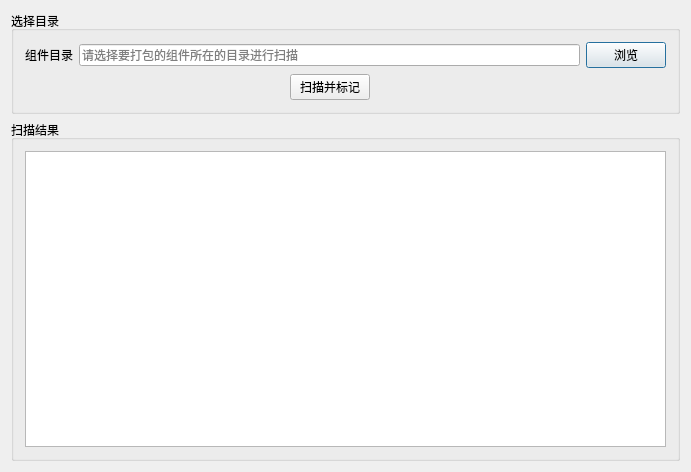
<?xml version="1.0" encoding="UTF-8"?>
<ui version="4.0">
 <class>FTBDialog</class>
 <widget class="QDialog" name="FTBDialog">
  <property name="geometry">
   <rect>
    <x>0</x>
    <y>0</y>
    <width>691</width>
    <height>472</height>
   </rect>
  </property>
  <property name="windowTitle">
   <string>生成文件树</string>
  </property>
  <property name="windowIcon">
   <iconset resource="src.qrc">
    <normaloff>:/pic/icon/LOGO.png</normaloff>:/pic/icon/LOGO.png</iconset>
  </property>
  <layout class="QGridLayout" name="gridLayout_3">
   <item row="0" column="0">
    <widget class="QGroupBox" name="groupBox">
     <property name="title">
      <string>选择目录</string>
     </property>
     <layout class="QGridLayout" name="gridLayout">
      <item row="0" column="0">
       <widget class="QLabel" name="label">
        <property name="sizePolicy">
         <sizepolicy hsizetype="Maximum" vsizetype="Preferred">
          <horstretch>0</horstretch>
          <verstretch>0</verstretch>
         </sizepolicy>
        </property>
        <property name="text">
         <string>组件目录</string>
        </property>
        <property name="buddy">
         <cstring>rootpath</cstring>
        </property>
       </widget>
      </item>
      <item row="0" column="1" colspan="3">
       <widget class="QLineEdit" name="rootpath">
        <property name="sizePolicy">
         <sizepolicy hsizetype="Expanding" vsizetype="Fixed">
          <horstretch>0</horstretch>
          <verstretch>0</verstretch>
         </sizepolicy>
        </property>
        <property name="readOnly">
         <bool>true</bool>
        </property>
        <property name="placeholderText">
         <string>请选择要打包的组件所在的目录进行扫描</string>
        </property>
       </widget>
      </item>
      <item row="0" column="4">
       <widget class="QPushButton" name="selectpath">
        <property name="sizePolicy">
         <sizepolicy hsizetype="Maximum" vsizetype="Fixed">
          <horstretch>0</horstretch>
          <verstretch>0</verstretch>
         </sizepolicy>
        </property>
        <property name="text">
         <string>浏览</string>
        </property>
       </widget>
      </item>
      <item row="1" column="0" colspan="2">
       <spacer name="horizontalSpacer_2">
        <property name="orientation">
         <enum>Qt::Horizontal</enum>
        </property>
        <property name="sizeType">
         <enum>QSizePolicy::Expanding</enum>
        </property>
        <property name="sizeHint" stdset="0">
         <size>
          <width>250</width>
          <height>20</height>
         </size>
        </property>
       </spacer>
      </item>
      <item row="1" column="2">
       <widget class="QPushButton" name="scan">
        <property name="sizePolicy">
         <sizepolicy hsizetype="Maximum" vsizetype="Fixed">
          <horstretch>0</horstretch>
          <verstretch>0</verstretch>
         </sizepolicy>
        </property>
        <property name="text">
         <string>扫描并标记</string>
        </property>
       </widget>
      </item>
      <item row="1" column="3" colspan="2">
       <spacer name="horizontalSpacer_3">
        <property name="orientation">
         <enum>Qt::Horizontal</enum>
        </property>
        <property name="sizeHint" stdset="0">
         <size>
          <width>282</width>
          <height>20</height>
         </size>
        </property>
       </spacer>
      </item>
     </layout>
    </widget>
   </item>
   <item row="1" column="0">
    <widget class="QGroupBox" name="groupBox_2">
     <property name="title">
      <string>扫描结果</string>
     </property>
     <layout class="QGridLayout" name="gridLayout_2">
      <item row="0" column="0">
       <widget class="QPlainTextEdit" name="results"/>
      </item>
     </layout>
    </widget>
   </item>
  </layout>
 </widget>
 <layoutdefault spacing="6" margin="11"/>
 <resources>
  <include location="src.qrc"/>
 </resources>
 <connections/>
</ui>
